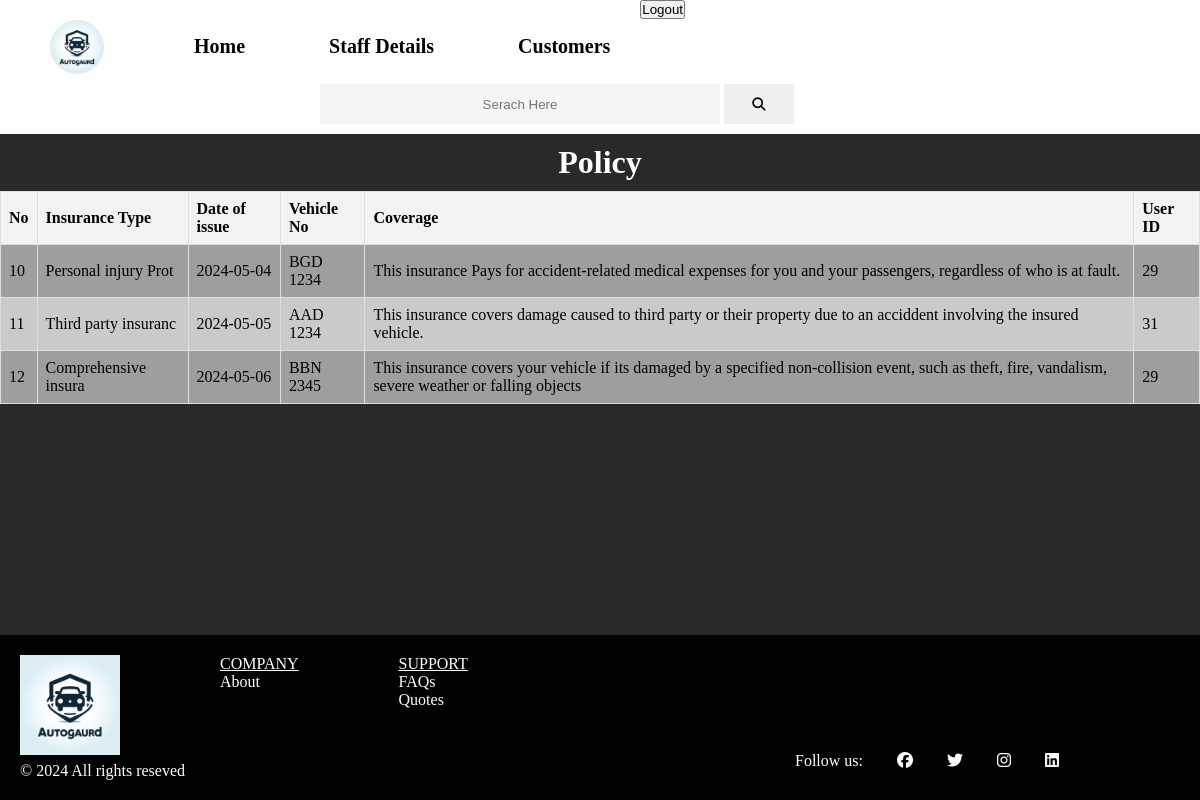
Screenshot of /Policy.php (signed in) with the database file from the repository.
### tables this page shows
CREATE TABLE `policy` (
  `policy_id` int(11) NOT NULL,
  `ins_type` varchar(20) NOT NULL,
  `reg_date` date NOT NULL,
  `vhcl_no` varchar(10) NOT NULL,
  `details` varchar(300) NOT NULL,
  `user_id` int(11) NOT NULL
);

### Policy.php (the view, shortened to what this page needs)
<!DOCTYPE html>
<html lang="en">
<head>
    <link rel="stylesheet" href="styles/commonStyle.css">
    <link rel="stylesheet" href="https://cdnjs.cloudflare.com/ajax/libs/font-awesome/6.5.2/css/all.min.css"
 />
</head>
<body>
    <header>
    <?php
    if(isset($_SESSION['id'])){
        echo '<nav id="nav_bar">
        <img src="image/logo.jpg" alt="Logo" id="logo">
        <ul style="margin-left: 5vh;">
            <li><a href="home.php">Home</a></li>
            <li><a href="insurance.php">Insurance Product</a></li>
            <li><a href="policy.php">My Policy</a></li>
            <li><a href="claims.php">Claims</a></li>
            <li><a href="Payment.php">Payments</a></li>
            <li><a href="about.php">About Us</a></li>
            <li><a href="contact.php">Contact Us</a></li>
        </ul>
        <a href="user_account.php"><img src="image/profile.jpeg" alt="profile" id="profile_pic"></a>
        <form method="post" action="user.php">
        <button name="logout">Logout</button>
        </form>
        <div id="menu_iconn">
            <p><i class="fa-solid fa-bars" onclick="toggleDropdown()"></i></p>
        </div>
    </nav>';
    }
    else if(isset($_SESSION['staff'])){
        if ($_SESSION['staff']==1){
            echo '<nav id="nav_bar">
            <img src="image/logo.jpg" alt="Logo" id="logo">
            <ul style="margin-left: 5vh;">
                <li><a href="home.php">Home</a></li>
                <li><a href="staff.php">Staff Details</a></li>
                <li><a href="customer.php">Customers</a></li>
            </ul>
            <form method="post" action="register ins.php">
            <button name="logout">Logout</button>
            </form>
            <div id="menu_iconn">
                <p><i class="fa-solid fa-bars" onclick="toggleDropdown()"></i></p>
            </div>
        </nav>';
        }
    }
    ?>
        <div class="container_1">
            <input type="text" name="search_engine" placeholder="Serach Here">
            <button><i class="fa-solid fa-magnifying-glass"></i></button>
        </div>
    </header>
    <main>
        <div class="agent_div">
            <h1>Policy</h1>
            <?php
                require 'config.php';
                if(isset($_SESSION['id'])){
                    $id=$_SESSION['id'];
                $sql = "SELECT * FROM policy WHERE user_id=$id";
                $result = $con->query($sql);
                echo '<table id="Policy_table">
                <tr>
                    <th>No</th>
                    <th>Insurance Type</th>
                    <th>Date of issue</th>
                    <th>Vehicle No</th>
                    <th>Coverage</th>
                </tr>';
                if ($result->num_rows > 0){
                    while($row=$result->fetch_assoc())
                    {
                        echo "<tr>";
                        echo "<td>".$row['policy_id']."</td><td>".$row['ins_type']."</td><td>".$row['reg_date']."</td><td>".$row['vhcl_no']."</td><td>".$row['details']."</td>";
                        echo "</tr>";
                    }
                }
                echo '</table>';
                }elseif(isset($_SESSION['staff'])){
                    $sql = "SELECT * FROM policy ";
                $result = $con->query($sql);
                echo '<table id="Policy_table">
                <tr>
                    <th>No</th>
                    <th>Insurance Type</th>
                    <th>Date of issue</th>
                    <th>Vehicle No</th>
                    <th>Coverage</th>
                    <th>User ID</th>
                </tr>';
                if ($result->num_rows > 0){
                    while($row=$result->fetch_assoc())
                    {
                        echo "<tr>";
                        echo "<td>".$row['policy_id']."</td><td>".$row['ins_type']."</td><td>".$row['reg_date']."</td><td>".$row['vhcl_no']."</td><td>".$row['details']."</td><td>".$row['user_id']."</td>";
                        echo "</tr>";
                    }
                }
                echo '</table>';
                }
            ?>
            <br>
        </div>
    </main>
    <footer>
        <div class="footer_div">
            <img src="image/logo.jpg" alt="Logo">
            <ul>
                <li><u>COMPANY</u></li>
                <li><a href="about.php">About</a></li>
            </ul>
            <ul>
                <li><u>SUPPORT</u></li>
                <li><a href="faq.php">FAQs</a></li>
                <li><a href="insurance.php">Quotes</a></li>
            </ul>
        </div>
        <div class="copy_">
            <p>&copy; 2024 All rights reseved</p>
            <ul>
                <li>Follow us: </li>
                <li><a href="#"><i class="fa-brands fa-facebook"></a></i></li>
                <li><a href="#"><i class="fa-brands fa-twitter"></a></i></li>
                <li><a href="#"><i class="fa-brands fa-instagram"></a></i></li>
                <li><a href="#"><i class="fa-brands fa-linkedin"></a></i></li>
            </ul>
        </div>
    </footer>
</body>
</html>

### styles/commonStyle.css (style rules this page uses)
* { padding: 0; margin: 0; }
#nav_bar { display: flex; background-color: white; width: 100%; }
#nav_bar ul { margin-left: 75vh; margin-top: 25px; }
#nav_bar li { display: inline-block; list-style-type: none; padding-left: 30px; padding-right: 30px; padding-top: 10px; padding-bottom: 10px; margin-left: 20px; }
#nav_bar a { font-size: 20px; text-decoration: none; font-weight: bold; color: black; }
#logo { margin-top: 20px; margin-left: 50px; width: 4.5%; border-radius: 50px; }
.container_1 { background-color: white; }
.container_1 input { width: 400px; height: 40px; margin-left: 54%; margin-top: 10px; margin-bottom: 10px; border: 1px solid black; border: none; outline: none; text-align: center; background-color: whitesmoke; }
.container_1 button { margin: 0; width: 70px; height: 40px; border: none; cursor: pointer; }
body { background-color: #292929; }
.footer_div { position: fixed; display: flex; background-color: black; width: 100%; height: 125px; bottom: 0; padding: 20px; }
.footer_div img { width: 100px; height: 100px; }
.footer_div ul { margin-left: 100px; }
.footer_div li { list-style-type: none; color: white; }
.footer_div a { text-decoration: none; color: white; }
.copy_ { position: fixed; display: flex; bottom: 20px; left: 65%; }
.copy_ p { color: white; position: fixed; bottom: 20px; left: 20px; }
.copy_ li { display: inline-block; color: white; padding-left: 15px; padding-right: 15px; padding-top: 10px; padding-bottom: 10px; }
.copy_ a { color: white; }
@media screen and (max-width:1700px) { #nav_bar ul { margin-left: 50vh; margin-top: 25px; } }
@media screen and (max-width:1700px) { .container_1 input { width: 400px; height: 40px; margin-left: 85vh; margin-top: 10px; margin-bottom: 10px; border: 1px solid black; border: none; outline: none; text-align: center; background-color: whitesmoke; } }
.agent_div table { border-collapse: collapse; width: 100%; }
.agent_div th, td { border: 1px solid #dddddd; text-align: left; padding: 8px; }
.agent_div th { background-color: #f2f2f2; }
.agent_div tr:nth-child(even) { background-color: #9f9d9d; }
.agent_div tr { background-color: #cbc9c9; }
.agent_div h1 { color: white; top: auto; text-align: center; margin: 10px; ; }
@media screen and (max-width:1400px) { #nav_bar ul { margin-left: 15vh; margin-top: 25px; } }
@media screen and (max-width:1400px) { .container_1 input { width: 400px; height: 40px; margin-left: 40vh; margin-top: 10px; margin-bottom: 10px; border: 1px solid black; border: none; outline: none; text-align: center; background-color: whitesmoke; } }

### rows the page displays
policy: policy_id "10", ins_type "Personal injury Prot", reg_date "2024-05-04", vhcl_no "BGD 1234", details "This insurance Pays for accident-related medical expenses for you and your passengers, regardless of who is at fault.", user "29"
policy: policy_id "11", ins_type "Third party insuranc", reg_date "2024-05-05", vhcl_no "AAD 1234", details "This insurance covers damage caused to third party or their property due to an acciddent involving the insured vehicle.", user "31"
policy: policy_id "12", ins_type "Comprehensive insura", reg_date "2024-05-06", vhcl_no "BBN 2345", details "This insurance covers your vehicle if its damaged by a specified non-collision event, such as theft, fire, vandalism, severe weather or falling objects", user "29"
